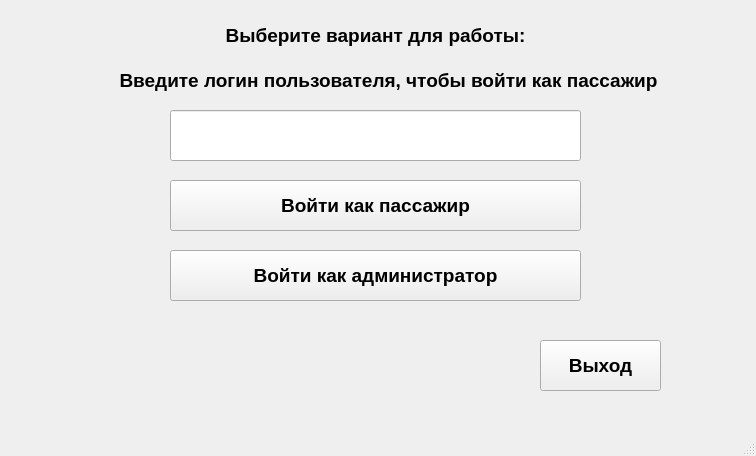
<?xml version="1.0" encoding="UTF-8"?>
<ui version="4.0">
 <class>MainWindow</class>
 <widget class="QMainWindow" name="MainWindow">
  <property name="geometry">
   <rect>
    <x>0</x>
    <y>0</y>
    <width>756</width>
    <height>456</height>
   </rect>
  </property>
  <property name="windowTitle">
   <string>MainWindow</string>
  </property>
  <widget class="QWidget" name="centralwidget">
   <widget class="QLabel" name="label">
    <property name="geometry">
     <rect>
      <x>110</x>
      <y>20</y>
      <width>531</width>
      <height>31</height>
     </rect>
    </property>
    <property name="font">
     <font>
      <pointsize>14</pointsize>
      <bold>true</bold>
     </font>
    </property>
    <property name="text">
     <string>Выберите вариант для работы:</string>
    </property>
    <property name="alignment">
     <set>Qt::AlignCenter</set>
    </property>
   </widget>
   <widget class="QPushButton" name="passengerB">
    <property name="geometry">
     <rect>
      <x>170</x>
      <y>180</y>
      <width>411</width>
      <height>51</height>
     </rect>
    </property>
    <property name="font">
     <font>
      <pointsize>14</pointsize>
      <bold>true</bold>
     </font>
    </property>
    <property name="text">
     <string>Войти как пассажир</string>
    </property>
   </widget>
   <widget class="QPushButton" name="admin">
    <property name="geometry">
     <rect>
      <x>170</x>
      <y>250</y>
      <width>411</width>
      <height>51</height>
     </rect>
    </property>
    <property name="font">
     <font>
      <pointsize>14</pointsize>
      <bold>true</bold>
     </font>
    </property>
    <property name="text">
     <string>Войти как администратор</string>
    </property>
   </widget>
   <widget class="QLineEdit" name="passenger">
    <property name="geometry">
     <rect>
      <x>170</x>
      <y>110</y>
      <width>411</width>
      <height>51</height>
     </rect>
    </property>
    <property name="font">
     <font>
      <pointsize>14</pointsize>
      <bold>true</bold>
     </font>
    </property>
   </widget>
   <widget class="QPushButton" name="exit">
    <property name="geometry">
     <rect>
      <x>540</x>
      <y>340</y>
      <width>121</width>
      <height>51</height>
     </rect>
    </property>
    <property name="font">
     <font>
      <pointsize>14</pointsize>
      <bold>true</bold>
     </font>
    </property>
    <property name="text">
     <string>Выход</string>
    </property>
   </widget>
   <widget class="QLabel" name="label_2">
    <property name="geometry">
     <rect>
      <x>30</x>
      <y>60</y>
      <width>701</width>
      <height>41</height>
     </rect>
    </property>
    <property name="font">
     <font>
      <pointsize>14</pointsize>
      <bold>true</bold>
     </font>
    </property>
    <property name="text">
     <string>                 Введите логин пользователя, чтобы войти как пассажир</string>
    </property>
   </widget>
  </widget>
  <widget class="QMenuBar" name="menubar">
   <property name="geometry">
    <rect>
     <x>0</x>
     <y>0</y>
     <width>756</width>
     <height>25</height>
    </rect>
   </property>
  </widget>
  <widget class="QStatusBar" name="statusbar"/>
 </widget>
 <resources/>
 <connections/>
</ui>
